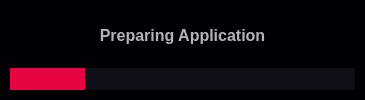
<?xml version="1.0" encoding="UTF-8"?>
<ui version="4.0">
 <class>LoadWindow</class>
 <widget class="QMainWindow" name="LoadWindow">
  <property name="enabled">
   <bool>true</bool>
  </property>
  <property name="geometry">
   <rect>
    <x>0</x>
    <y>0</y>
    <width>365</width>
    <height>100</height>
   </rect>
  </property>
  <property name="minimumSize">
   <size>
    <width>365</width>
    <height>100</height>
   </size>
  </property>
  <property name="maximumSize">
   <size>
    <width>365</width>
    <height>100</height>
   </size>
  </property>
  <property name="windowTitle">
   <string>Tilda - Loading</string>
  </property>
  <property name="windowIcon">
   <iconset>
    <normaloff>../../../../../../Desktop/Poisk-0.8.3/icon.ico</normaloff>
    <normalon>../../../../../../Desktop/Poisk-0.8.3/icon.ico</normalon>
    <disabledoff>../../../../../../Desktop/Poisk-0.8.3/icon.ico</disabledoff>
    <disabledon>../../../../../../Desktop/Poisk-0.8.3/icon.ico</disabledon>
    <activeoff>../../../../../../Desktop/Poisk-0.8.3/icon.ico</activeoff>
    <activeon>../../../../../../Desktop/Poisk-0.8.3/icon.ico</activeon>
    <selectedoff>../../../../../../Desktop/Poisk-0.8.3/icon.ico</selectedoff>
    <selectedon>../../../../../../Desktop/Poisk-0.8.3/icon.ico</selectedon>../../../../../../Desktop/Poisk-0.8.3/icon.ico</iconset>
  </property>
  <property name="windowOpacity">
   <double>1.000000000000000</double>
  </property>
  <property name="documentMode">
   <bool>false</bool>
  </property>
  <widget class="QWidget" name="centralwidget">
   <property name="styleSheet">
    <string notr="true">background-color: rgb(15, 14, 25)</string>
   </property>
   <layout class="QHBoxLayout" name="horizontalLayout">
    <property name="spacing">
     <number>0</number>
    </property>
    <property name="leftMargin">
     <number>0</number>
    </property>
    <property name="topMargin">
     <number>0</number>
    </property>
    <property name="rightMargin">
     <number>0</number>
    </property>
    <property name="bottomMargin">
     <number>0</number>
    </property>
    <item>
     <widget class="QFrame" name="frame">
      <property name="styleSheet">
       <string notr="true">QFrame {
border: 0px solid black;
border-radius: 0px; 
color: rgb(159, 157, 144); 
background-color: rgb(1, 1, 5);


}</string>
      </property>
      <property name="frameShape">
       <enum>QFrame::StyledPanel</enum>
      </property>
      <property name="frameShadow">
       <enum>QFrame::Raised</enum>
      </property>
      <layout class="QVBoxLayout" name="verticalLayout">
       <item>
        <widget class="QLabel" name="info_text">
         <property name="font">
          <font>
           <pointsize>12</pointsize>
           <bold>true</bold>
           <stylestrategy>PreferAntialias</stylestrategy>
          </font>
         </property>
         <property name="styleSheet">
          <string notr="true">color: rgb(180, 180, 180)</string>
         </property>
         <property name="text">
          <string>Preparing Application</string>
         </property>
         <property name="alignment">
          <set>Qt::AlignCenter</set>
         </property>
        </widget>
       </item>
       <item>
        <widget class="QProgressBar" name="progressBar">
         <property name="sizePolicy">
          <sizepolicy hsizetype="Ignored" vsizetype="Fixed">
           <horstretch>0</horstretch>
           <verstretch>0</verstretch>
          </sizepolicy>
         </property>
         <property name="font">
          <font>
           <stylestrategy>PreferAntialias</stylestrategy>
          </font>
         </property>
         <property name="styleSheet">
          <string notr="true">QProgressBar{
    border: 1px solid black;
    border-radius: 0px;
    text-align: center
}

QProgressBar::chunk {
    background-color: rgb(230, 5, 64);
    width: 1px;
    margin: 0px;
}</string>
         </property>
         <property name="value">
          <number>22</number>
         </property>
         <property name="alignment">
          <set>Qt::AlignCenter</set>
         </property>
         <property name="textVisible">
          <bool>false</bool>
         </property>
         <property name="invertedAppearance">
          <bool>false</bool>
         </property>
        </widget>
       </item>
      </layout>
     </widget>
    </item>
   </layout>
  </widget>
 </widget>
 <resources/>
 <connections/>
</ui>
